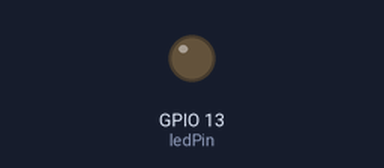
Recording of a sketch running on a simulated ESP32. Shown: output pins drawn as LEDs (lit = HIGH). No radio packets arrive unless stated; what the sketch prints to the serial monitor is not drawn.

Above: at 0.1 s.
Timing chart, 0 to 1.6 s (numbered marks = the images above):
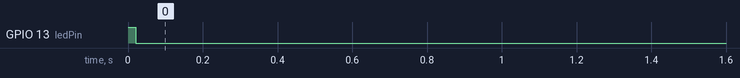

The sketch:

LoRa_esp32_transmitter.ino
```cpp
#include <SPI.h>
#include <LoRa.h>

#define LORA_SS 5
#define LORA_RST 14
#define LORA_DIO0 2

#define LORA_BAND 433E6

int counter = 0;

const int ledPin = 13;

void setup() {
  pinMode(ledPin, OUTPUT);
  digitalWrite(ledPin, HIGH);

  Serial.begin(115200);
  while(!Serial)
  {
    digitalWrite(ledPin, LOW);    // Turn the LED off
    delay(300);
    digitalWrite(ledPin, HIGH);   // Turn the LED on
    delay(300);
  }

  digitalWrite(ledPin, HIGH);

  Serial.println("LoRa Sender Initializing");

  LoRa.setPins(LORA_SS, LORA_RST, LORA_DIO0);

  if (!LoRa.begin(LORA_BAND))
  {
    Serial.println("Starting LoRa failed! Check Wiring");
    digitalWrite(ledPin, LOW);
    while(1);
  }

  Serial.println("LoRa Sender Ready");

  digitalWrite(ledPin, LOW);
}

void loop() {
  // put your main code here, to run repeatedly:
  Serial.print("Sending packet: ");
  Serial.println(counter);

  LoRa.beginPacket();
  LoRa.print("Hello from ESP32, Count: ");
  LoRa.print(counter);
  LoRa.endPacket();

  counter++;

  delay(2000);
}
```
